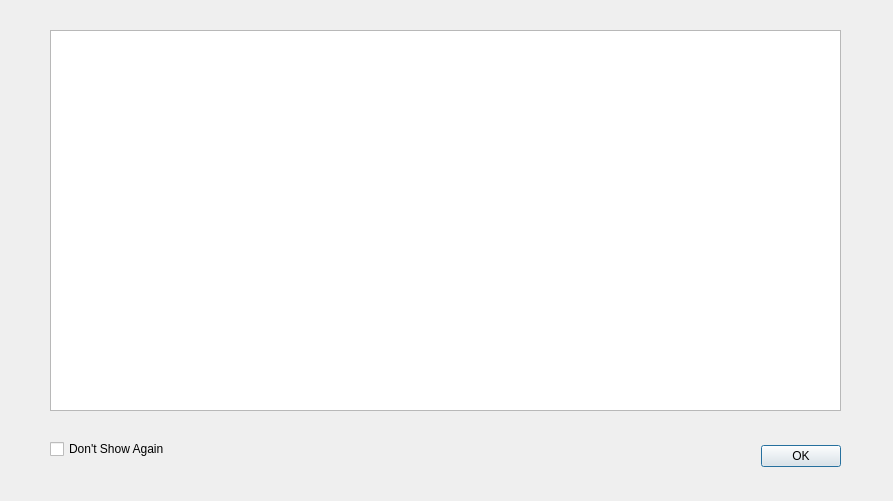
<?xml version="1.0" encoding="UTF-8"?>
<ui version="4.0">
 <class>reviewOutput</class>
 <widget class="QDialog" name="reviewOutput">
  <property name="geometry">
   <rect>
    <x>0</x>
    <y>0</y>
    <width>893</width>
    <height>501</height>
   </rect>
  </property>
  <property name="windowTitle">
   <string>Reviewing Burn Output</string>
  </property>
  <widget class="QDialogButtonBox" name="buttonBox">
   <property name="geometry">
    <rect>
     <x>500</x>
     <y>440</y>
     <width>341</width>
     <height>32</height>
    </rect>
   </property>
   <property name="orientation">
    <enum>Qt::Horizontal</enum>
   </property>
   <property name="standardButtons">
    <set>QDialogButtonBox::Ok</set>
   </property>
  </widget>
  <widget class="QTextBrowser" name="outputText">
   <property name="geometry">
    <rect>
     <x>50</x>
     <y>30</y>
     <width>791</width>
     <height>381</height>
    </rect>
   </property>
  </widget>
  <widget class="QCheckBox" name="checkBox">
   <property name="geometry">
    <rect>
     <x>50</x>
     <y>440</y>
     <width>211</width>
     <height>18</height>
    </rect>
   </property>
   <property name="text">
    <string>Don't Show Again</string>
   </property>
  </widget>
 </widget>
 <resources/>
 <connections>
  <connection>
   <sender>buttonBox</sender>
   <signal>accepted()</signal>
   <receiver>reviewOutput</receiver>
   <slot>accept()</slot>
   <hints>
    <hint type="sourcelabel">
     <x>248</x>
     <y>254</y>
    </hint>
    <hint type="destinationlabel">
     <x>157</x>
     <y>274</y>
    </hint>
   </hints>
  </connection>
  <connection>
   <sender>buttonBox</sender>
   <signal>rejected()</signal>
   <receiver>reviewOutput</receiver>
   <slot>reject()</slot>
   <hints>
    <hint type="sourcelabel">
     <x>316</x>
     <y>260</y>
    </hint>
    <hint type="destinationlabel">
     <x>286</x>
     <y>274</y>
    </hint>
   </hints>
  </connection>
 </connections>
</ui>
